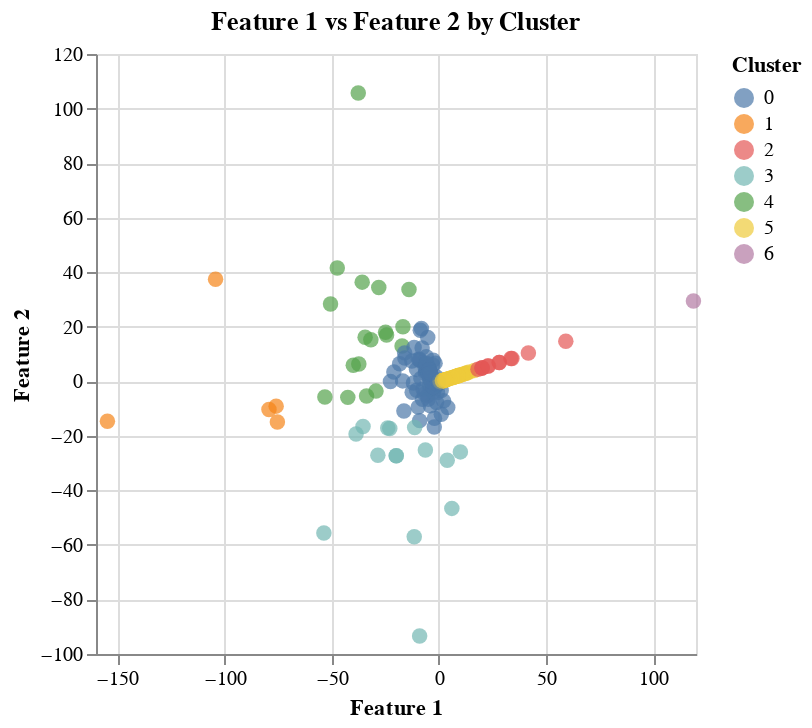

Write notebook code for a chart like this one.
### Code cell
gmm = GaussianMixture(n_components=7, random_state = 42)
ae_data["Cluster"] = gmm.fit_predict(ae_data)
ae_data = ae_data.rename({"0":"Feature 1","1":"Feature 2"}, axis = 1)
ae_chart = alt.Chart(ae_data).mark_circle(size = 60).encode(
    x = alt.X("Feature 1", title = "Feature 1"),
    y = alt.Y("Feature 2", title = "Feature 2"),
    color = alt.Color("Cluster:N")
).properties(title = alt.TitleParams(text = "Feature 1 vs Feature 2 by Cluster"))
ae_chart

### Figure 1 — Vega-Lite specification as saved in the notebook (floating-point values rounded to 4 significant figures; data arrays with more than 128 entries replaced by an {"elided": "..."} marker saying what was removed)
{"config": {"view": {"continuousWidth": 300, "continuousHeight": 300}}, "data": {"name": "data-70003b9d22f5ded67b169817c72f24ba"}, "mark": {"type": "circle", "size": 60}, "encoding": {"color": {"field": "Cluster", "type": "nominal"}, "x": {"field": "Feature 1", "title": "Feature 1", "type": "quantitative"}, "y": {"field": "Feature 2", "title": "Feature 2", "type": "quantitative"}}, "title": {"text": "Feature 1 vs Feature 2 by Cluster"}, "$schema": "https://vega.github.io/schema/vega-lite/v5.20.1.json", "datasets": {"data-70003b9d22f5ded67b169817c72f24ba": {"elided": "193 records"}}}
